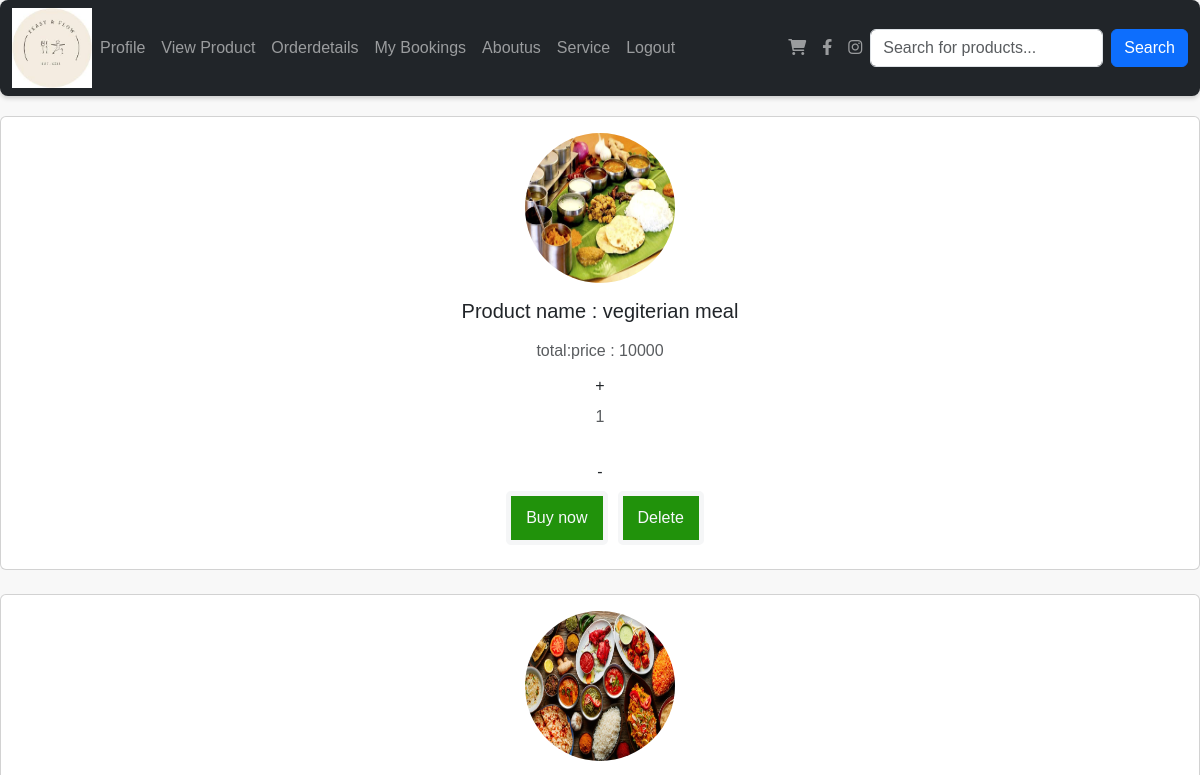
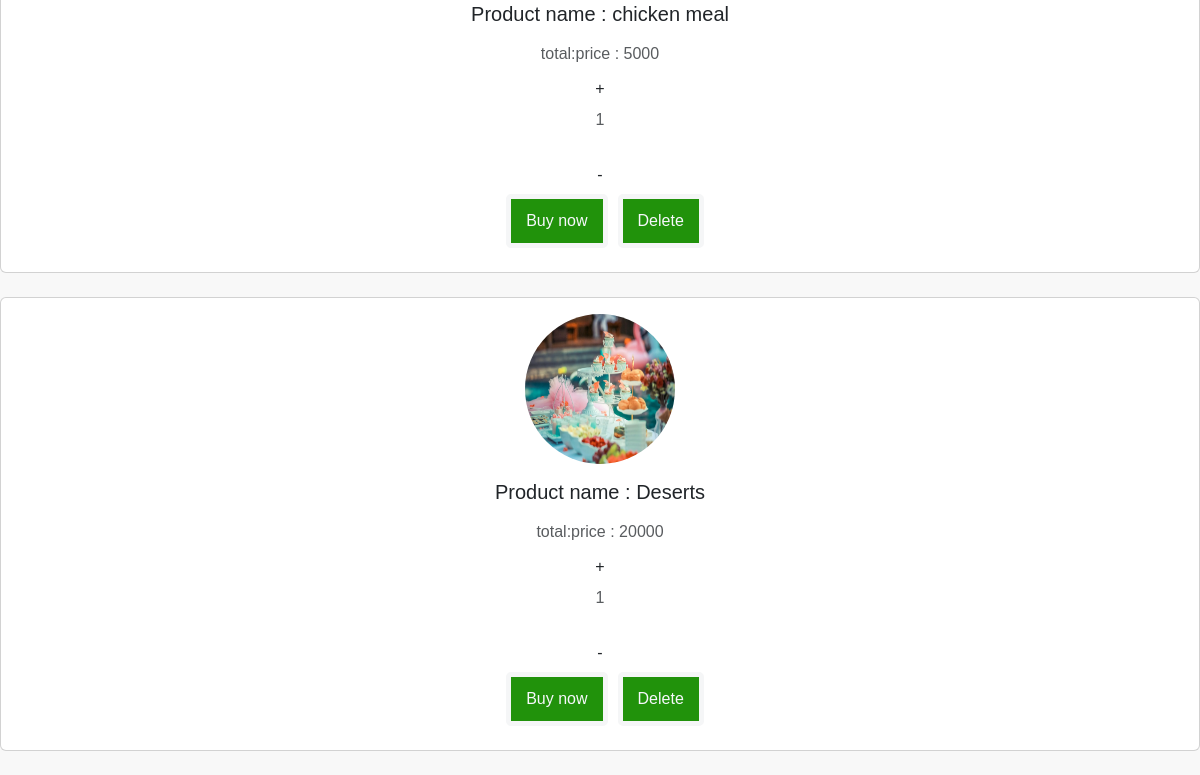
Before: /user_view_cart/ (signed in) with the older database file (2 pictures, top to bottom).
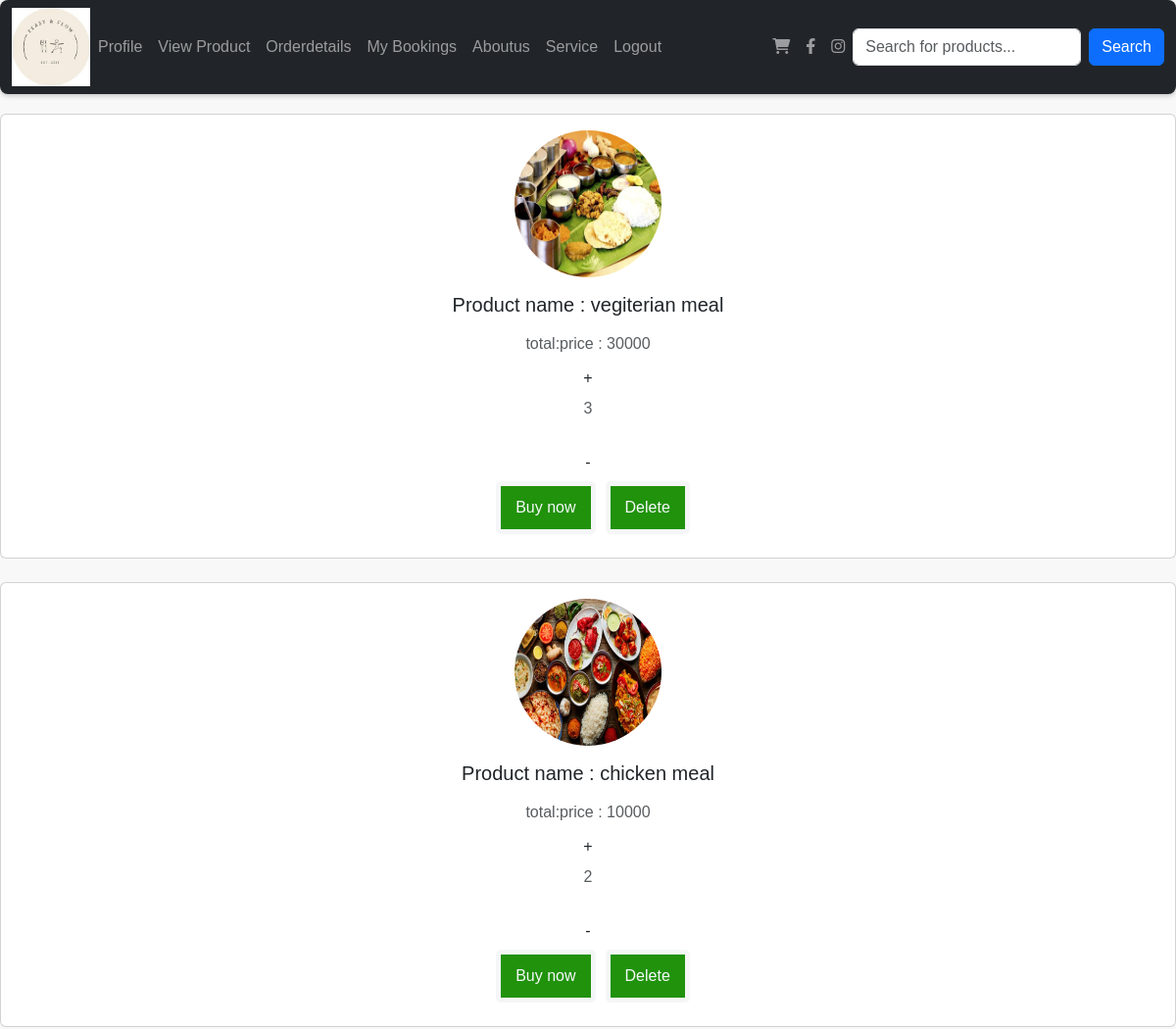
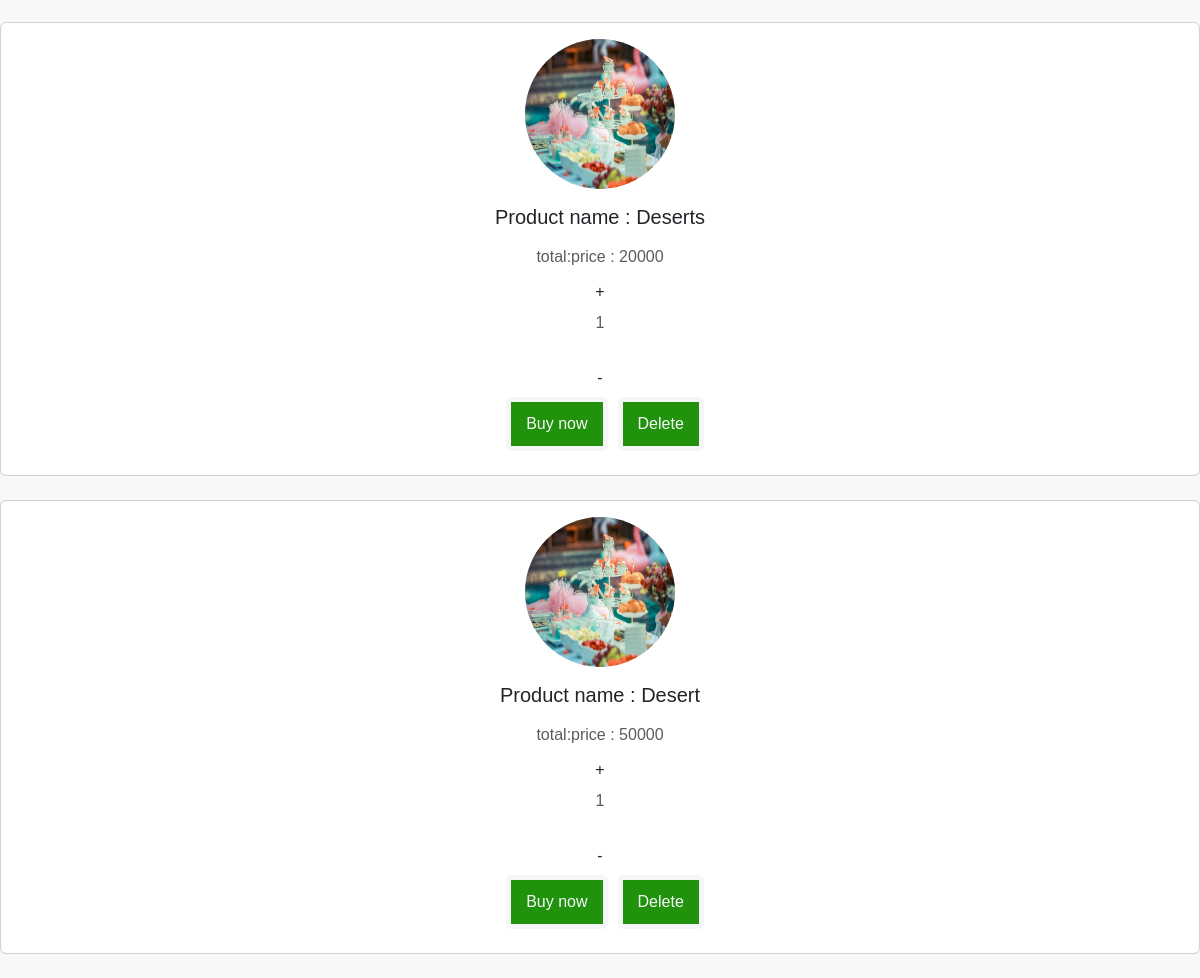
After: the same page with the newer database file (2 pictures, top to bottom).
### app/models.py (models this page shows, shortened)
class cart(models.Model):
    user = models.ForeignKey(Register,on_delete=models.CASCADE)
    product = models.ForeignKey(Product,on_delete=models.CASCADE)
    quantity = models.IntegerField()
    def total_price(self):
        return self.quantity * self.product.price

class Product(models.Model):
    shop = models.ForeignKey(Shopreg,on_delete=models.CASCADE)
    name = models.TextField()
    discription = models.TextField()
    price = models.IntegerField()
    quantity = models.IntegerField()
    offerprice = models.IntegerField()
    image = models.FileField()

### app/views.py (the view)
# urls.py: path('user_view_cart/',views.user_view_cart),
def user_view_cart(req):
    if 'user' in req.session:
        data=cart.objects.filter(user=get_usr(req))
        return render(req,'user/addtocart.html',{'data':data})

### app/views.py (called while the page is built)
def get_usr(req):
    data=Register.objects.get(Email=req.session['user'])
    return data

### templates/user/addtocart.html (shortened to what this page needs)
<!DOCTYPE html>
<html lang="en">
<head>
    <link href="https://cdn.jsdelivr.net/npm/bootstrap@5.3.3/dist/css/bootstrap.min.css" rel="stylesheet">
  <link href="https://cdnjs.cloudflare.com/ajax/libs/font-awesome/6.0.0-beta3/css/all.min.css" rel="stylesheet">
</head>
<body>
  <nav id="nav" class="navbar navbar-expand-sm navbar-dark bg-dark">
    <div class="container-fluid">
      <a href="../userhome" class="logo">
        <img src="../static/images.jpg" alt="logo" width="80px">
      </a>
      <div class="collapse navbar-collapse" id="mynavbar">
        <ul class="navbar-nav me-auto">
          <li class="nav-item">
            <a class="nav-link" href="../profile">Profile</a>
          </li>
          <li class="nav-item">
            <a class="nav-link" href="{% url 'userviewproduct' %}">View Product</a>
          </li>
          <li class="nav-item">
            <a class="nav-link" href="../orderdetails">Orderdetails</a>
          </li>
          <li class="nav-item">
            <a class="nav-link" href="../booking-history">My Bookings</a>
          </li>
        <li class="nav-item">
          <a class="nav-link" href="../aboutus">Aboutus</a>
        </li>
      <li class="nav-item">
        <a class="nav-link" href="../service">Service</a>
      </li>
          <li class="nav-item">
            <a class="nav-link" href="../logout">Logout</a>
          </li>
        </ul>
         <ul class="navbar-nav d-flex">
          <li class="nav-item">
            <a class="nav-link" href="../user_view_cart" target="_blank">
              <i class="fas fa-shopping-cart"></i>
            </a>
          </li>
          <li class="nav-item">
            <a class="nav-link" href="https://facebook.com" target="_blank">
              <i class="fab fa-facebook-f"></i>
            </a>
          </li>
          <li class="nav-item">
            <a class="nav-link" href="https://instagram.com" target="_blank">
              <i class="fab fa-instagram"></i>
            </a>
          </li>
        </ul>
    <form class="d-flex" method="post" action="{% url 'product_search' %}">
      <input type="text" class="form-control me-2" name="query" placeholder="Search for products...">
      <button type="submit" class="btn btn-primary">Search</button>
    </form>
      </div>
    </div>
  </nav>
     {% for i in data %}
         <div class="card mb-4">
           <div class="card-body text-center">
             <img src="{{i.product.image.url}}" alt="avatar" class="rounded-circle img-fluid" style="width: 150px;height: 150px;">
             <h5 class="my-3">Product name : {{i.product.name}}</h5>
             <p class="text-muted mb-1">total:price : {{i.total_price}}</p>
             <a href="../qty_incri/{{i.pk}}" class="btn">+</a><p class="text-muted mb-4">{{i.quantity}}</p>
             <a href="../qty_decri/{{i.pk}}" class="btn">-</a>
             <div class="d-flex justify-content-center mb-2">
               <a class="pro" href="../payment/{{i.product.pk}}">Buy now</a>
               <a class="pro" href="../deleteitem/{{i.pk}}">Delete</a>
             </div>
           </div>
         </div>
         {% endfor %}
</body>
</html>

Changed rows visible on the page:
changed cart "vegiterian meal": total_price "10000" → "30000"; quantity "1" → "3"
changed cart "chicken meal": total_price "5000" → "10000"; quantity "1" → "2"
added cart: product.image (picture), product.name "Desert", total_price "50000", quantity "1"
